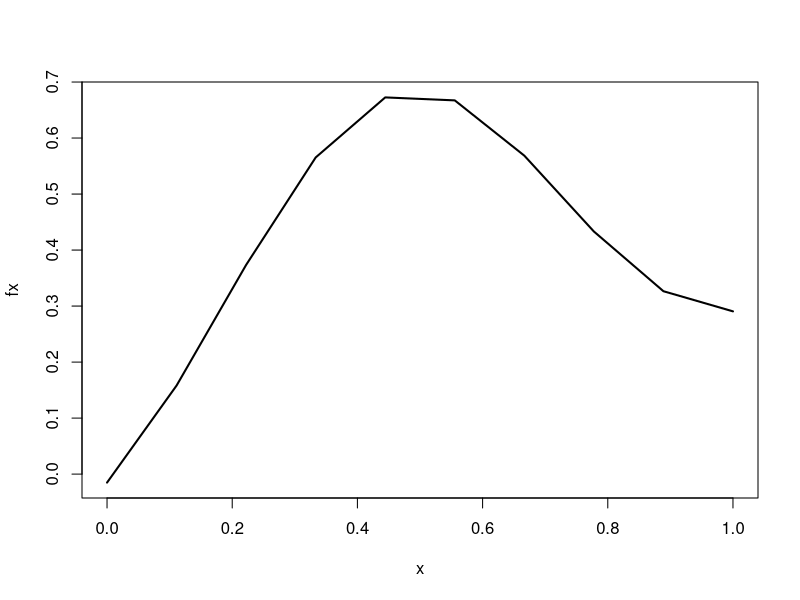
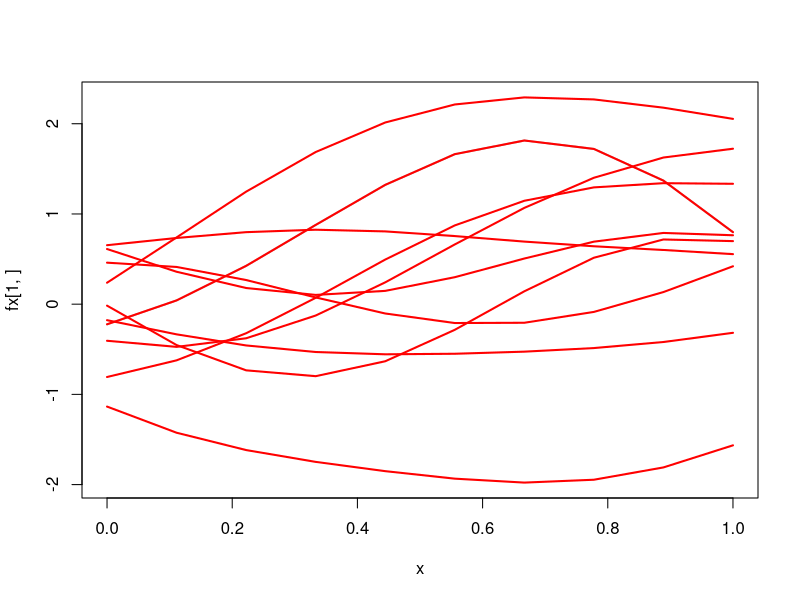
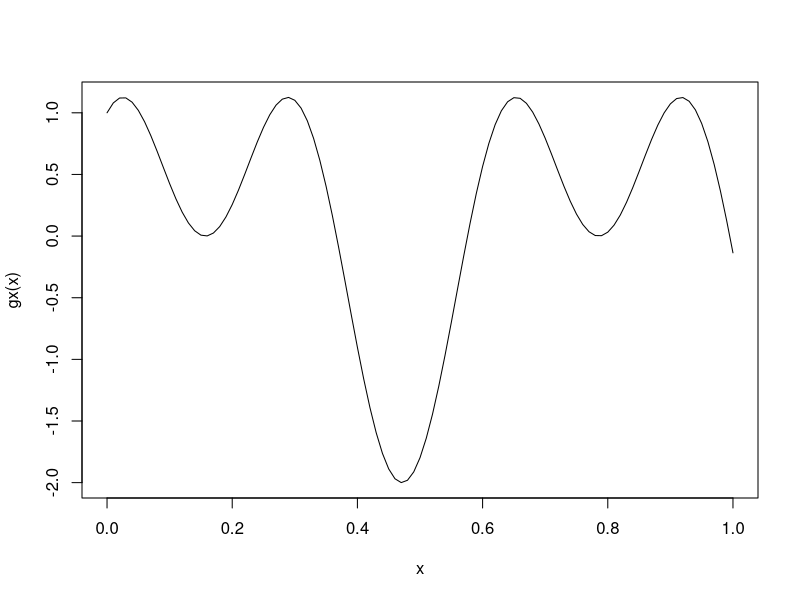
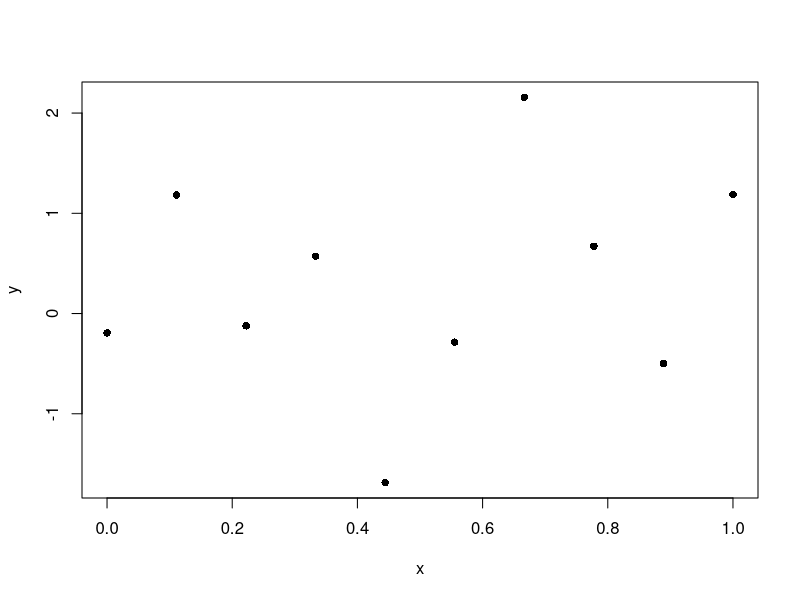

Write R code to recreate these figures, in order.
## ---- chunk 1
knitr::opts_chunk$set(echo = TRUE)
## ---- chunk 2
library(kernlab)
# RBF kernel

ker <- function(x, y = 'NULL', l, sigf) {
  rbf <- rbfdot(sigma = 1/l)
  if(y == 'NULL')  return(sigf * kernelMatrix(rbf, x = x))
  else  return(sigf * kernelMatrix(rbf, x = x, y= y))
}

## ---- chunk 3
x <- seq(0,1, length.out = 10)
round(ker(x = x, l = 1, sigf = 1),2)
## ---- chunk 4
library(mvtnorm)
mu <- rep(0, 10)
sigma <- ker(x = x, l = .5, sigf = 1)
fx <- rmvnorm(1, mean = mu, sigma = sigma)
plot(x, fx, type = 'l', lwd = 2)
## ---- chunk 5
fx <- rmvnorm(10, mean = mu, sigma = sigma)
plot(x, fx[1,], type = 'l', ylim = c(min(fx), max(fx)), lwd = 2, col = 'grey')
for (i in 1:10) lines(x, fx[i,], lwd = 2, col = 'red')
## ---- chunk 6
gx <- function(x) {sin(10 * x) + cos (20 * x)}
curve(gx,0,1)
## ---- chunk 7
y <- gx(x) + rnorm(10, 0, 1)
plot(x, y, pch = 16)
